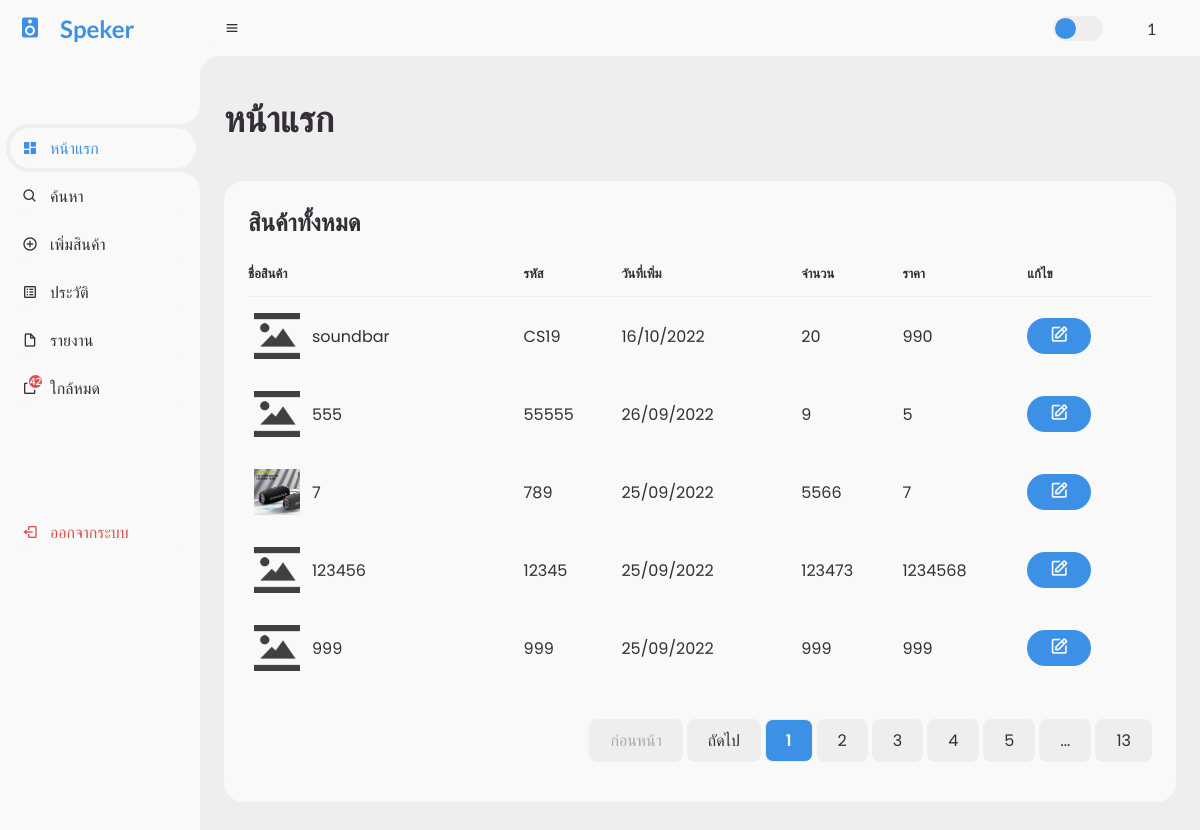
The page /index.php (signed in) on the database its author committed.
### tables this page shows
CREATE TABLE `product` (
  `id` int(11) NOT NULL,
  `code` varchar(5) NOT NULL,
  `name` varchar(255) NOT NULL,
  `stock` int(11) NOT NULL,
  `price` decimal(10,0) NOT NULL,
  `detail` varchar(1000) NOT NULL,
  `image_path` varchar(255) NOT NULL,
  `create_date` datetime NOT NULL DEFAULT current_timestamp()
);

### function/notify.php (called while the page is built)
<?php
  include('./config/connect.php');
  $sql11 = "SELECT * FROM setting";
  $query11 = mysqli_query($connect, $sql11);
  $rows11 = mysqli_num_rows($query11);
  $notify11 = 10;
  if ($rows11 < 1){
    $sql11 = "INSERT INTO setting (notify) VALUES ($notify11)";
    $query11 = mysqli_query($connect, $sql11);
  } else {
    $data11 = mysqli_fetch_assoc($query11);
    $notify11 = $data11['notify'];
  }
  $sql11 = "SELECT COUNT(*) as total FROM product WHERE product.stock <= $notify11";
  $query11 = mysqli_query($connect, $sql11);
  $data11 = mysqli_fetch_assoc($query11);
  $stock11 = $data11['total'];
?>

### index.php (the view, shortened to what this page needs)
<?php
  include('./config/connect.php');
  include('./function/notify.php');
  $id = $_SESSION['id'];
  if (!$id) {
    header( "location: login.php" );
    exit(0);
  } else {
    $username = $_SESSION['username'];
  }
  $perpage = 5;
  $page = 1;
  if (isset($_GET['page'])) {
    $page = $_GET['page'];
  } else {
    $page = 1;
  }
  $start = ($page - 1) * $perpage;
  $sql = "SELECT * FROM product ORDER BY product.create_date DESC limit $start,$perpage";
  $query = mysqli_query($connect, $sql);
  $sql2 = "SELECT COUNT(*) as total FROM product";
  $query2 = mysqli_query($connect, $sql2);
  $data2 = mysqli_fetch_assoc($query2);
  $total_page = ceil($data2['total'] / $perpage);
?>
<!DOCTYPE html>
<html lang="en">
<head>
  <link href="https://unpkg.com/boxicons@2.0.9/css/boxicons.min.css" rel="stylesheet" />
  <link rel="stylesheet" href="./css/style.css" />
</head>
<body>
  <section id="sidebar">
    <a href="index.php" class="brand">
      <i class="bx bxs-speaker"></i>
      <span class="text">Speker</span>
    </a>
    <ul class="side-menu top">
      <li class="active">
        <a href="index.php">
          <i class="bx bxs-dashboard"></i>
          <span class="text">หน้าแรก</span>
        </a>
      </li>
      <li>
        <a href="search.php">
          <i class="bx bx-search"></i>
          <span class="text">ค้นหา</span>
        </a>
      </li>
      <li>
        <a href="add.php">
          <i class="bx bx-plus-circle"></i>
          <span class="text">เพิ่มสินค้า</span>
        </a>
      </li>
      <li>
        <a href="log.php">
          <i class='bx bx-spreadsheet'></i>
          <span class="text">ประวัติ</span>
        </a>
      </li>
      <li>
        <a href="report.php">
          <i class='bx bx-file-blank'></i>
          <span class="text">รายงาน</span>
        </a>
      </li>
      <li>
        <a href="stock.php" style="position: relative;">
          <span class="text">ใกล้หมด</span>
          <?php
            if ($stock11 > 0) {
              echo "<span class='notify'>$stock11</span>";
            }
          ?>
        </a>
      </li>
    </ul>
    <ul class="side-menu">
      <li>
      </li>
      <li>
        <a href="logout.php" class="logout">
          <i class="bx bx-log-out"></i>
          <span class="text">ออกจากระบบ</span>
        </a>
      </li>
    </ul>
  </section>
  <section id="content">
    <nav>
      <div class="menu">
        <i class="bx bx-menu"></i>
      </div>
      <label for="switch-mode" class="switch-mode"></label>
      <a href="profile.php" class="profile">
        <?php echo $username; ?>
      </a>
    </nav>
    <main>
      <div class="head-title">
        <div class="left">
          <h1>หน้าแรก</h1>
        </div>
      </div>
      <div class="table-data">
        <div class="order">
          <div class="head">
            <h3>สินค้าทั้งหมด</h3>
          </div>
          <table>
            <thead>
              <tr>
                <th>ชื่อสินค้า</th>
                <th>รหัส</th>
                <th>วันที่เพิ่ม</th>
                <th>จำนวน</th>
                <th>ราคา</th>
                <th>แก้ไข</th>
              </tr>
            </thead>
            <tbody>
              <?php
                while ($data = mysqli_fetch_array($query)) {
              ?>
              <tr>
                <td>
                  <?php if ($data['image_path']) {
                    echo "<img src ='$data[image_path]'/>";
                  } else {
                    echo "<img src ='./img/default/default.png' />";
                  }
                  ?>
                  <p><?php echo "$data[name]"; ?></p>
                </td>
                <td><?php echo "$data[code]"; ?></td>
                <td>
                  <?php
                    $date = date('d/m/Y', strtotime($data["create_date"]));
                    echo "$date";
                  ?>
                </td>
                <td><?php echo "$data[stock]"; ?></td>
                <td><?php echo "$data[price]"; ?></td>
                <td>
                  <?php echo "<a href='edit.php?id=$data[id]' class='completed'><i class='bx bx-edit'></i></a>"; ?>
                </td>
              </tr>
              <?php } ?>
            </tbody>
          </table>
          <div>
            <ul class="page">
              <?php
                if ($page == 1 ) {
                  echo "<a href='#' class='disabled'><li>ก่อนหน้า</li></a>";
                } else {
                  $pervious = $page - 1;
                  echo "<a href='index.php?page=$pervious'><li>ก่อนหน้า</li></a>";
                }
                if ($page == $total_page ) {
                  echo "<a href='#' class='disabled'><li>ถัดไป</li></a>";
                } else {
                  $next = $page + 1;
                  echo "<a href='index.php?page=$next'><li>ถัดไป</li></a>";
                }
                $page_pervious = $page - 1;
                $page_next = $page + 1;
                $page_last = $total_page - $page;
                if ($total_page < 7) {
                  for ($i = 1 ; $i <= $total_page; $i++) {
                    if ($i == $page) {
                      echo "<a href='index.php?page=$i' class='active'><li>$i</li></a>";
                    } else {
                      echo "<a href='index.php?page=$i'><li>$i</li></a>";
                    }
                  }
                } else {
                  $p = 1;
                  if ($page == $p) {
                    echo "<a href='index.php?page=$p' class='active'><li>$p</li></a>";
                  } else {
                    echo "<a href='index.php?page=$p'><li>$p</li></a>";
                  }
                  $p = 2;
                  if ($page >= 4) {
                    echo "<a href='#'><li>...</li></a>";
                  } else {
                    if ($page == $p) {
                      echo "<a href='index.php?page=$p' class='active'><li>$p</li></a>";
                    } else {
                      echo "<a href='index.php?page=$p'><li>$p</li></a>";
                    }
                  }
                  $p = 3;
                  if ($page >= 4 && $page_last > 2) {
                    echo "<a href='index.php?page=$page_pervious'><li>$page_pervious</li></a>";
                  } else if ($page >= 4 && $page_last <= 2) {
                    $p = $total_page - 4;
                    echo "<a href='index.php?page=$p'><li>$p</li></a>";
                  } else {
                    if ($page == $p) {
                      echo "<a href='index.php?page=$p' class='active'><li>$p</li></a>";
                    } else {
                      echo "<a href='index.php?page=$p'><li>$p</li></a>";
                    }
                  }
                  $p = 4;
                  if ($page_last <= 2) {
                    $p = $total_page - 3;
                    echo "<a href='index.php?page=$p'><li>$p</li></a>";
                  } else {
                    if ($page >= 4 && $page_last >= 3) {
                      echo "<a href='index.php?page=$page' class='active'><li>$page</li></a>";
                    } else if ($page >= 4 && $page_last < 3) {
                      echo "<a href='index.php?page=$page'><li>$page</li></a>";
                    } else {
                      echo "<a href='index.php?page=$p'><li>$p</li></a>";
                    }
                  }
                  $p = 5;
                  if ($page_last <= 2) {
                    $p = $total_page - 2;
                    if ($page == $p) {
                      echo "<a href='index.php?page=$p' class='active'><li>$p</li></a>";
                    } else {
                      echo "<a href='index.php?page=$p'><li>$p</li></a>";
                    }
                  } else {
                    if ($page >= 4) {
                      echo "<a href='index.php?page=$page_next'><li>$page_next</li></a>";
                    } else {
                      echo "<a href='index.php?page=$p'><li>$p</li></a>";
                    }
                  }
                  if ($page_last > 3) {
                    echo "<a href='#'><li>...</li></a>";
                  }
                  if ($total_page == $page) {
                    echo "<a href='index.php?page=$total_page' class='active'><li>$total_page</li></a>";
                  } else {
                    echo "<a href='index.php?page=$total_page'><li>$total_page</li></a>";
                  }
                }
              ?>
            </ul>
          </div>
        </div>
      </div>
    </main>
  </section>
</body>
</html>

### rows shown on the page
product: name "soundbar", code "CS19", create_date "16/10/2022", stock "20", price "990"
product: name "555", code "55555", create_date "26/09/2022", stock "9", price "5"
product: image_path (picture), name "7", code "789", create_date "25/09/2022", stock "5566", price "7"
product: name "123456", code "12345", create_date "25/09/2022", stock "123473", price "1234568"
product: name "999", code "999", create_date "25/09/2022", stock "999", price "999"

### other values the page prints
$stock11 "42"
$username "1"
$p "1"
$p "2"
$p "3"
$p "4"
$p "5"
$total_page "13"
